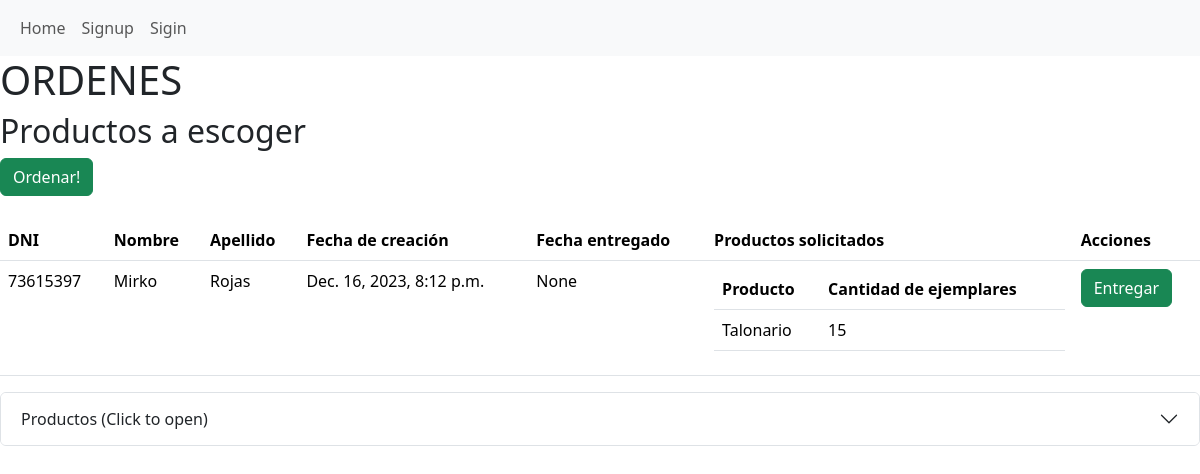
/ordenes/, run on an earlier commit of the app's database.
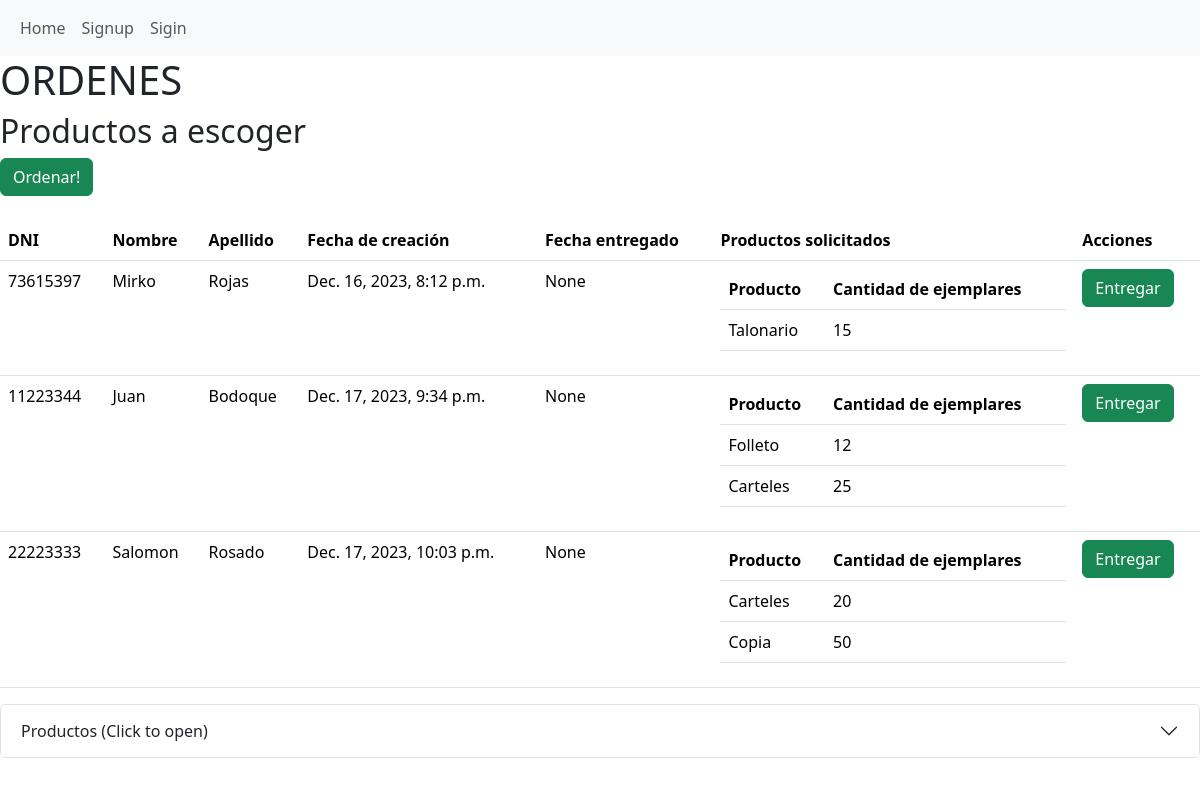
And on a later commit of the database.
### ordenes/models.py (models this page shows)
class Orden(models.Model):
    nombre_cliente = models.CharField(max_length=100)
    apellido_cliente = models.CharField(max_length=100)
    dni_cliente = models.IntegerField()
    creado = models.DateTimeField(auto_now_add=True)
    user = models.ForeignKey(User,on_delete=models.CASCADE)
    fecha_entrega = models.DateTimeField(null=True)

class DetalleOrden(models.Model):
    COLORES_IMPRESION = [('4+4',"A color en ambos lados"),
                         ('4+1',"A color al frente, reverso B/N"),
                         ('4+0',"A color al frente, nada al reverso"),
                         ('1+1',"B/N ambos lados"),
                         ('1+0',"B/N al frente, nada al reverso")]
    fk_id_orden = models.ForeignKey(Orden,on_delete=models.CASCADE)
    cantidad_ejemplares = models.IntegerField()
    colores_impresion = models.CharField(max_length=200,choices=COLORES_IMPRESION)
    ancho=models.DecimalField(max_digits=6, decimal_places=2)
    largo=models.DecimalField(max_digits=6, decimal_places=2)

class DetalleOrdenProductoEspecificacion(models.Model):
    fk_id_detalle_orden = models.ForeignKey(DetalleOrden,on_delete=models.CASCADE)
    fk_id_producto_especificacion = models.ForeignKey(ProductoEspecificacion,null=True, on_delete=models.SET_NULL)
    valor_seleccionado = models.IntegerField()

### productos/models.py (models this page shows)
class ProductoEspecificacion(models.Model):
    fk_id_producto = models.ForeignKey(Producto,on_delete=models.CASCADE)
    fk_id_especificacion = models.ForeignKey(Especificacion,blank=True,null=True,on_delete=models.SET_NULL)

class Producto(models.Model):
    nombre = models.CharField(max_length=100)
    descripcion = models.CharField(max_length=500)
    precio = models.DecimalField(max_digits=4, decimal_places=2)

### ordenes/views.py (the view)
# urls.py: path('ordenes/',orderViews.Ordenes),
def Ordenes(request):
    productosLST = Producto.objects.all()
    productosJSON = serialize('json',productosLST)
    ordenesLST = Orden.objects.all()
    productosEspecificaciones = []
    opcionEspecificaciones = []
    opcionNumEspecificaciones = []
    for producto in productosLST:
        especificaciones=Especificacion.objects.filter(productoespecificacion__fk_id_producto=producto.id)
        objProductoEspecificacion = {'id_producto':producto.id,'especificacionesLST':[]}
        for especificacion in especificaciones:
            opcionesNumericas = OpcionNumerica.objects.filter(opcionnumericaespecificacion__fk_id_especificacion=especificacion.id)
            objOpsNumEspecificacion = {'id_especificacion':especificacion.id,'opciones_numericas':[]}
            opciones = Opcion.objects.filter(opcionespecificacion__fk_id_especificacion=especificacion.id)
            objOpsEspecificacion = {'id_especificacion':especificacion.id,'opciones':[]}
            especificacion_serializada = serialize('json', [especificacion])
            objProductoEspecificacion['especificacionesLST'].append(especificacion_serializada)
            for opcion in opciones:
                opcion_serializada = serialize('json',[opcion])
                objOpsEspecificacion['opciones'].append(opcion_serializada)
            for opcionNumerica in opcionesNumericas:
                opcion_numerica_serializada = serialize('json',[opcionNumerica])
                objOpsNumEspecificacion['opciones_numericas'].append(opcion_numerica_serializada)
            opcionNumEspecificaciones.append(objOpsNumEspecificacion)
            opcionEspecificaciones.append(objOpsEspecificacion)
        productosEspecificaciones.append(objProductoEspecificacion)
    return render(request,'ordenes.html',{'productos':productosLST,
                                          'ordenes':ordenesLST,
                                          'detalleOrdenForm':DetalleOrdenForm,
                                          'productosSerializados':productosJSON,
                                          'especificacionesSerializados':productosEspecificaciones,
                                          'opcionesSerializados':opcionEspecificaciones,
                                          'opcionesNumericasSerializados':opcionNumEspecificaciones})

### ordenes/templates/ordenes.html (shortened to what this page needs)
{% extends 'base.html' %}
{% block content %}
<h1>ORDENES</h1>
<h2>Productos a escoger</h2>
<button class="btn btn-success" onclick="openFormDetalles()">Ordenar!</button>
<br>
<br>
<table class="table">
    <thead>
      <tr>
        <th scope="col">DNI</th>
        <th scope="col">Nombre</th>
        <th scope="col">Apellido</th>
        <th scope="col">Fecha de creación</th>
        <th scope="col">Fecha entregado</th>
        <th scope="col">Productos solicitados</th>
        <th scope="col">Acciones</th>
      </tr>
    </thead>
    <tbody>
      {% for orden in ordenes %}
        <tr>
            <td>{{orden.dni_cliente}}</td>
            <td>{{orden.nombre_cliente}}</td>
            <td>{{orden.apellido_cliente}}</td>
            <td>{{orden.creado}}</td>
            <td>{{orden.fecha_entrega}}</td>
            <td>
                <table class="table">
                    <thead>
                        <tr>
                            <th scope="col">Producto</th>
                            <th scope="col">Cantidad de ejemplares</th>
                        </tr>
                    </thead>
                    <tbody>
                        {% for detalle in orden.detalleorden_set.all %}
                            <tr>
                                <td>
                                    {% if detalle.detalleordenproductoespecificacion_set.all.count > 0 %}
                                        {{detalle.detalleordenproductoespecificacion_set.first.fk_id_producto_especificacion.fk_id_producto.nombre}}
                                    {% endif %}
                                </td>
                                <td>{{ detalle.cantidad_ejemplares }}</td>
                            </tr>
                        {% endfor %}
                    </tbody>
                </table>
            </td>
            <td>
                {% if orden.fecha_entrega != None %}
                    Ha sido Entregado
                {% else %}
                    <a class="btn btn-success" href="send/{{orden.id}}">Entregar</a>
                {% endif %}
            </td>
        </tr>
      {% endfor %}
    </tbody>
  </table>
<div class="accordion" id="accordionProductos">
<div class="accordion-item">
    <h2 class="accordion-header" id="headingProductos">
      <button class="accordion-button collapsed" type="button" data-bs-toggle="collapse" data-bs-target="#div_productos" aria-expanded="true" aria-controls="div_productos">
        Productos (Click to open)
      </button>
    </h2>
  </div>
</div>
{% endblock %}

### templates/base.html (shortened to what this page needs)
<!DOCTYPE html>
<html lang="en">
<head>
    <link href="https://cdn.jsdelivr.net/npm/bootstrap@5.3.2/dist/css/bootstrap.min.css" rel="stylesheet">
</head>
<body>
    <nav class="navbar navbar-expand-sm bg-light">
        <div class="container-fluid">
            <ul class="navbar-nav">
                <li class="nav-item"><a class="nav-link"href="/">Home</a></li>
                <li class="nav-item"><a  class="nav-link" href="/signup">Signup</a></li>
                <li class="nav-item"><a class="nav-link" href="/signin">Sigin</a></li>
            </ul>
        </div>
    </nav>
    {% block content %}
    {% endblock %}
</body>
</html>

What changed in the data, as far as the page shows it:
added Orden: dni_cliente "11223344", nombre_cliente "Juan", apellido_cliente "Bodoque", creado "Dec. 17, 2023, 9:34 p.m.", fecha_entrega "None"
added DetalleOrden: detalleordenproductoespecificacion_set.first.fk_id_producto_especificacion.fk_id_producto.nombre "Folleto", cantidad_ejemplares "12", shown under "11223344"
added DetalleOrden: detalleordenproductoespecificacion_set.first.fk_id_producto_especificacion.fk_id_producto.nombre "Carteles", cantidad_ejemplares "25", shown under "11223344"
added Orden: dni_cliente "22223333", nombre_cliente "Salomon", apellido_cliente "Rosado", creado "Dec. 17, 2023, 10:03 p.m.", fecha_entrega "None"
added DetalleOrden: detalleordenproductoespecificacion_set.first.fk_id_producto_especificacion.fk_id_producto.nombre "Carteles", cantidad_ejemplares "20", shown under "22223333"
added DetalleOrden: detalleordenproductoespecificacion_set.first.fk_id_producto_especificacion.fk_id_producto.nombre "Copia", cantidad_ejemplares "50", shown under "22223333"
